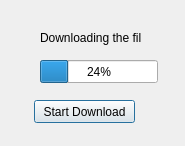
<?xml version="1.0" encoding="UTF-8"?>
<ui version="4.0">
 <class>Dialog</class>
 <widget class="QDialog" name="Dialog">
  <property name="geometry">
   <rect>
    <x>0</x>
    <y>0</y>
    <width>185</width>
    <height>146</height>
   </rect>
  </property>
  <property name="windowTitle">
   <string>Dialog</string>
  </property>
  <widget class="QProgressBar" name="progressBar">
   <property name="geometry">
    <rect>
     <x>40</x>
     <y>60</y>
     <width>118</width>
     <height>23</height>
    </rect>
   </property>
   <property name="value">
    <number>24</number>
   </property>
  </widget>
  <widget class="QLabel" name="label">
   <property name="geometry">
    <rect>
     <x>40</x>
     <y>30</y>
     <width>101</width>
     <height>16</height>
    </rect>
   </property>
   <property name="text">
    <string>Downloading the file</string>
   </property>
  </widget>
  <widget class="QPushButton" name="pushButton">
   <property name="geometry">
    <rect>
     <x>34</x>
     <y>100</y>
     <width>101</width>
     <height>23</height>
    </rect>
   </property>
   <property name="text">
    <string>Start Download</string>
   </property>
  </widget>
 </widget>
 <resources/>
 <connections/>
</ui>
